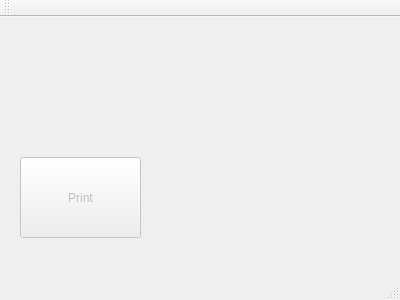
<?xml version="1.0" encoding="UTF-8"?>
<ui version="4.0">
 <class>MainWindow</class>
 <widget class="QMainWindow" name="MainWindow">
  <property name="geometry">
   <rect>
    <x>0</x>
    <y>0</y>
    <width>400</width>
    <height>300</height>
   </rect>
  </property>
  <property name="windowTitle">
   <string>MainWindow</string>
  </property>
  <widget class="QWidget" name="centralWidget">
   <widget class="QPushButton" name="printButton">
    <property name="enabled">
     <bool>false</bool>
    </property>
    <property name="geometry">
     <rect>
      <x>20</x>
      <y>140</y>
      <width>121</width>
      <height>81</height>
     </rect>
    </property>
    <property name="text">
     <string>Print</string>
    </property>
   </widget>
  </widget>
  <widget class="QMenuBar" name="menuBar">
   <property name="geometry">
    <rect>
     <x>0</x>
     <y>0</y>
     <width>400</width>
     <height>22</height>
    </rect>
   </property>
  </widget>
  <widget class="QToolBar" name="mainToolBar">
   <attribute name="toolBarArea">
    <enum>TopToolBarArea</enum>
   </attribute>
   <attribute name="toolBarBreak">
    <bool>false</bool>
   </attribute>
  </widget>
  <widget class="QStatusBar" name="statusBar"/>
 </widget>
 <layoutdefault spacing="6" margin="11"/>
 <resources/>
 <connections/>
</ui>
